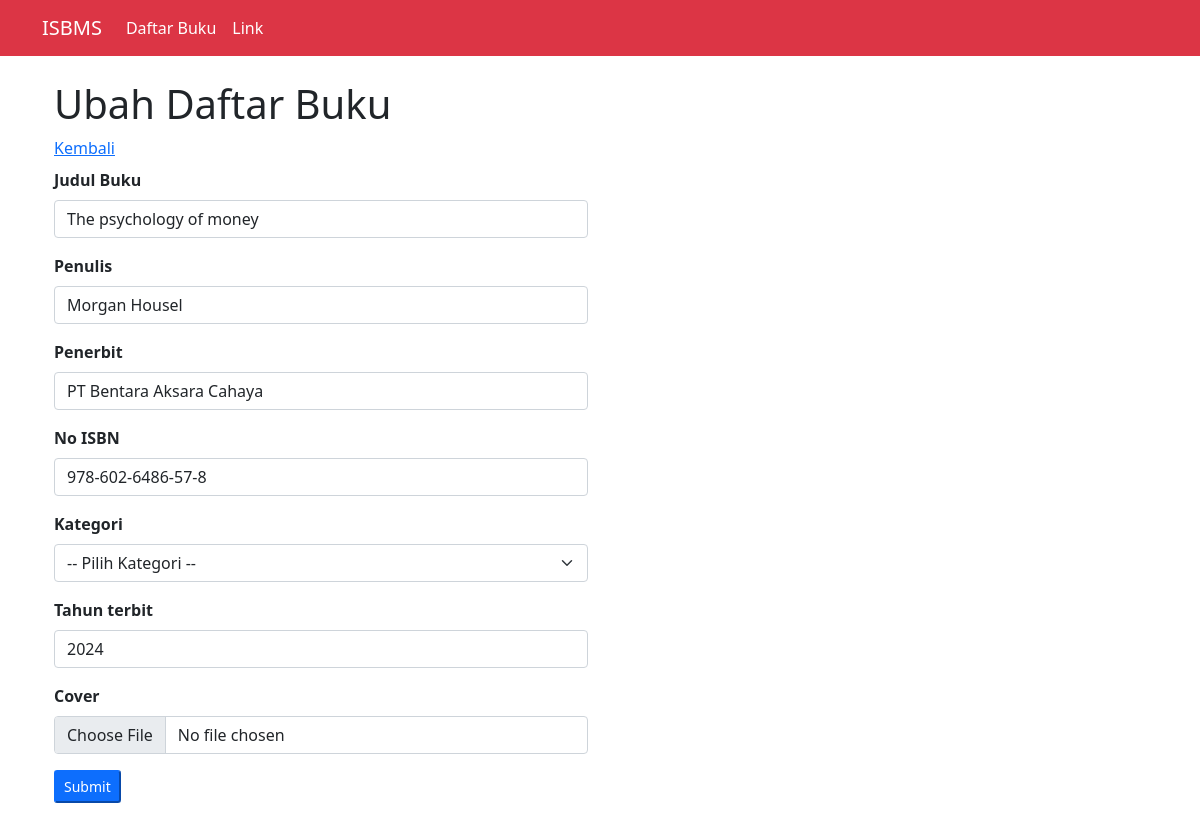
Screenshot of /ubah_data.php?id=18 (signed in) with the database file from the repository.
### tables this page shows
CREATE TABLE `buku` (
  `id_buku` int(100) NOT NULL,
  `judul` varchar(100) NOT NULL,
  `penulis` varchar(1000) NOT NULL,
  `penerbit` varchar(100) NOT NULL,
  `tahun_terbit` year(4) NOT NULL,
  `cover` varchar(100) NOT NULL,
  `isbn` varchar(10000) NOT NULL,
  `tanggal_input` timestamp NOT NULL DEFAULT current_timestamp() ON UPDATE current_timestamp(),
  `id_kategori` int(100) NOT NULL
);

### function.php (called while the page is built, shortened)
<?php
$conn = mysqli_connect("localhost", "root", "", "simbs");
function query($query){
    global $conn;
    $result = mysqli_query($conn, $query);
    $rows = [];
    while( $row = mysqli_fetch_assoc($result) ) {
        $rows[] = $row;
    }
    return $rows;
}

### ubah_data.php (the view, shortened to what this page needs)
<?php
    require("function.php");
    $id = $_GET['id'];
    $query = query("SELECT * FROM buku WHERE id_buku = $id")[0];
    $buku = $query;
?>
<!DOCTYPE html>
<html lang="en">
<head>
    <link href="https://cdn.jsdelivr.net/npm/bootstrap@5.0.2/dist/css/bootstrap.min.css" rel="stylesheet">
</head>
<body>
    <nav class="navbar navbar-expand-lg navbar-light white bg-danger">
        <div class="container">
            <a class="navbar-brand text-white" href="#">ISBMS</a>
            <div class="collapse navbar-collapse" id="navbarSupportedContent">
            <ul class="navbar-nav me-auto mb-2 mb-lg-0">
                <li class="nav-item">
                <a class="nav-link active text-white" aria-current="page" href="#">Daftar Buku</a>
                </li>
                <li class="nav-item">
                <a class="nav-link text-white" href="#">Link</a>
                </li>
            </ul>
            </div>
        </div>
    </nav>
    <div class="p-4 container">
        <div class="row">
            <h1 class="mb-2">Ubah Daftar Buku</h1>
            <a href="index.php" class="mb-2">Kembali</a>
            <div class="col-md-6">
                <form action="" method="POST" enctype="multipart/form-data">
                    <div class="mb-3">
                        <label class="form-label fw-bold">Judul Buku</label>
                        <input type="text" class="form-control" name="judul" id="judul" value="<?= $buku['judul'] ?>" autocomplete="off">
                    </div>
                    <div class="mb-3">
                        <label class="form-label fw-bold">Penulis</label>
                        <input type="text" class="form-control" name="penulis" id="penulis" value="<?= $buku['penulis'] ?>" autocomplete="off">
                    </div>
                    <div class="mb-3">
                        <label class="form-label fw-bold">Penerbit</label>
                        <input type="text" class="form-control" name="penerbit" id="penerbit" value="<?= $buku['penerbit'] ?>" autocomplete="off">
                    </div>
                    <div class="mb-3">
                        <label class="form-label fw-bold">No ISBN</label>
                        <input type="text" class="form-control" name="isbn" id="isbn" value="<?= $buku['isbn'] ?>" autocomplete="off">
                    </div>
                    <div class="mb-3">
                        <label class="form-label fw-bold">Kategori</label>
                        <select name="id_kategori" class="form-select" required>
                          <option value="<?= $buku['id_kategori'] ?>">-- Pilih Kategori --</option>
                        </select>
                    </div>
                    <div class="mb-3">
                        <label class="form-label fw-bold">Tahun terbit</label>
                        <input type="text" class="form-control" name="tahun_terbit" id="tahun_terbit" value="<?= $buku['tahun_terbit'] ?>" autocomplete="off">
                    </div>
                    <div class="mb-3">
                        <label class="form-label fw-bold">Cover</label>
                        <input type="file" class="form-control" name="cover" id="cover" value="<?= $buku['cover'] ?>">
                    </div>
                    <div class="mb-3">
                        <button type="submit" name="tombol_submit" class="btn-sm btn-primary">Submit</button>
                    </div>
                </form>
            </div>
        </div>
    </div>
</body>
</html>

### rows the page displays
buku: judul "The psychology of money", penulis "Morgan Housel", penerbit "PT Bentara Aksara Cahaya", isbn "978-602-6486-57-8", tahun_terbit "2024"
